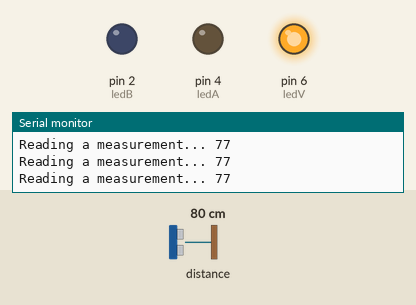
This sketch was run on a simulated Arduino Uno, built with avr-gcc and run on an emulated ATmega328P. Shown: output pins drawn as LEDs (lit = HIGH), the last lines printed to the serial monitor. The test bench sets the inputs (shaded band); at power-on: distance to the obstacle 80 cm.

Above: at 1.2 s.
1.3 s: distance to the obstacle set to 23 cm
2.8 s: distance to the obstacle set to 20 cm
At 3.5 s:
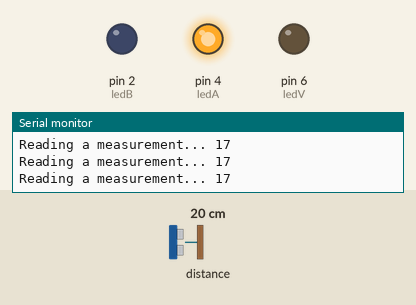
4.5 s: distance to the obstacle set to 12 cm
6.0 s: distance to the obstacle set to 9 cm
At 6.9 s:
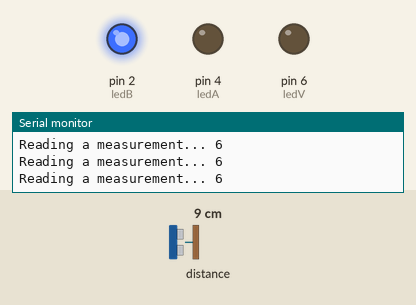
7.6 s: distance to the obstacle set to 4 cm
9.1 s: distance to the obstacle set to 2 cm
At 10.5 s:
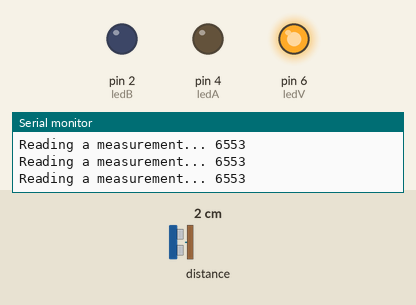
Timing chart, 0 to 11.9 s (numbered marks = the images above; inputs shaded):
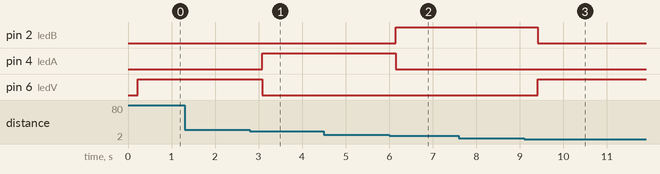

Measured:
- the behaviour switches between 22 and 21 cm on distance to the obstacle (found by bisection; images 0 and 1)
- the behaviour switches between 11 and 10 cm on distance to the obstacle (found by bisection; images 1 and 2)
- the behaviour switches between 3 and 2 cm on distance to the obstacle (found by bisection; images 2 and 3)
- after the input at 2.8 s, pin 4 (ledA): LOW → HIGH after 0.28 s; pin 6 (ledV): HIGH → LOW after 0.28 s
- after the input at 6.0 s, pin 2 (ledB): LOW → HIGH after 0.15 s; pin 4 (ledA): HIGH → LOW after 0.15 s
- after the input at 9.1 s, pin 2 (ledB): HIGH → LOW after 0.31 s; pin 6 (ledV): LOW → HIGH after 0.31 s

The sketch:

02-00-Code_SensorLazer.ino
```cpp
#include <HCSR04.h>
#include "Adafruit_VL53L0X.h"

Adafruit_VL53L0X lox = Adafruit_VL53L0X();

int ledB = 2;
int ledA = 4;
int ledV = 6;

void setup () {
    Serial.begin(9600);
    pinMode(ledB, OUTPUT);
    pinMode(ledA, OUTPUT);
    pinMode(ledV, OUTPUT);

    while (!Serial) {
        delay(1);
    }

    Serial.println("Adafruit VL53L0X test");
    if (!lox.begin()) {
        while (1);
    }

    Serial.println(F("VL53L0X API Simple Ranging example\n\n"));
}


//Leitura e condicionais para verificação de objeto
void loop () {
    VL53L0X_RangingMeasurementData_t measure;

    Serial.print("Reading a measurement... ");
    lox.rangingTest(&measure, false);

    int distancia = ((measure.RangeMilliMeter) - 26) / 10;
    Serial.println(distancia);
    int contagem_desvia = 0;
    int contagem_taperto = 0;
    int contagem_talonge = 0;
    int verificacoes = 5;

    for (int i = 0; i < verificacoes; i++){
      delay(1);
      lox.rangingTest(&measure, false);
      int distancia = ((measure.RangeMilliMeter) - 26)/10;
    if (distancia < 8) {
        contagem_desvia++;
    }
    else if (distancia >= 8 && distancia <= 18) {
        contagem_taperto++;
    }
    else if (distancia > 20) {
        contagem_talonge++;
    }
    }


    if (contagem_desvia >= verificacoes) {
        digitalWrite(ledB, HIGH);
        digitalWrite(ledA, LOW);
        digitalWrite(ledV, LOW);
    }
    else if (contagem_taperto >= verificacoes) {
        digitalWrite(ledB, LOW);
        digitalWrite(ledA, HIGH);
        digitalWrite(ledV, LOW);
    }
    else if (contagem_talonge >= verificacoes) {
        digitalWrite(ledB, LOW);
        digitalWrite(ledA, LOW);
        digitalWrite(ledV, HIGH);
    }

}
```
